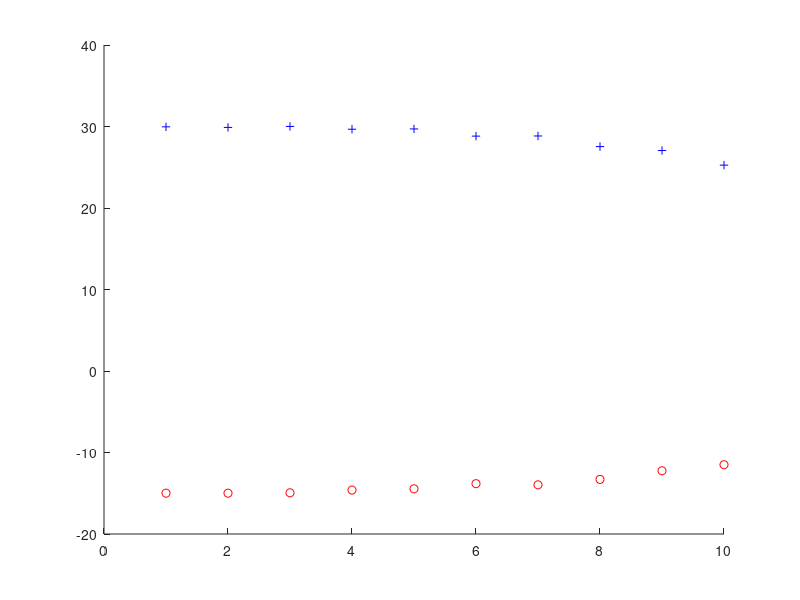
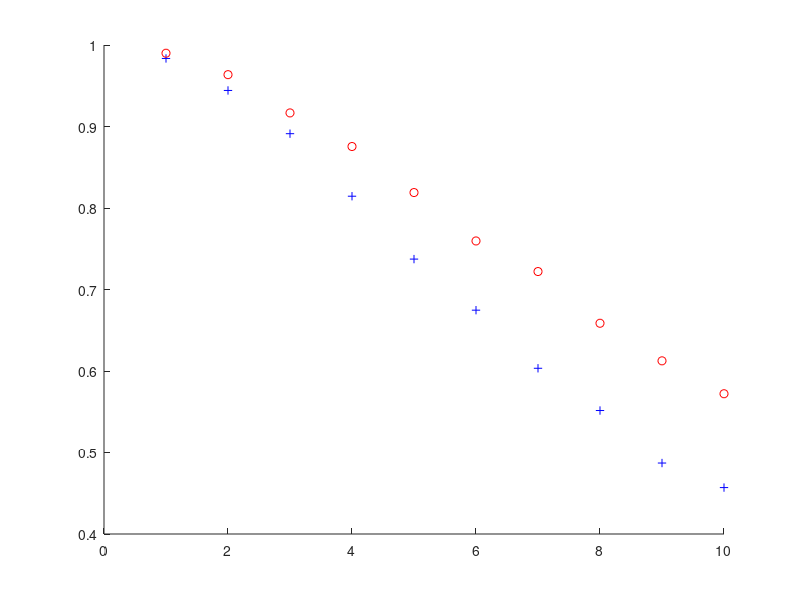

The MATLAB source for these figures, in order:
%% Afric_Sim_test_espirit
%% Initializations
% Setting up the enviornment
alpha = 1; %ground weighting factor
beta = 1;   %veg weighting factor
Pol_ground = [1;1;0]; %Multivatiant Ground
Pol_vegitation = [1;1;1]; %Multivariant Vegitation
ground_offset = -pi/3; % Ground Interferomitry offset
vegitation_offset = pi/6;    % Vegitation Interferomitry offset
Window = 100;    %size of Ensamble Average Window
Averaged_samples = 10;
Noise_weight = 0.1;
Noise = 10; % Added Noise to the System
phi1=zeros(Averaged_samples,1); phi2=zeros(Averaged_samples,1);
mag1=zeros(Averaged_samples,1); mag2=zeros(Averaged_samples,1);

%% Matrix Calculations
% Implimenting a window. Esprit and SR techniques
for Averaged_sample = 1:Averaged_samples;
    Noise = Averaged_sample*Noise_weight;
    for i = 1:Window
        
        g =  Pol_ground*(sqrt(-2*log(1-rand(1,Window))).*exp(1i*2*pi*rand(1,Window)));
        v =  Pol_vegitation*(sqrt(-2*log(1-rand(1,Window))).*exp(1i*2*pi*rand(1,Window)));
        
        s1 = alpha*g + beta*v;
        s2 = alpha*exp(1i*ground_offset)*g + alpha*exp(1i*vegitation_offset)*v;
        
        s1_Noise = s1 + Noise*sqrt(-2*log(1-rand(3,Window))).*exp(1i*2*pi*rand(3,Window));
        s2_Noise = s2 + Noise*sqrt(-2*log(1-rand(3,Window))).*exp(1i*2*pi*rand(3,Window));
        
        R1 = s1_Noise*s1_Noise';
        R2 = s1_Noise*s2_Noise';
        
        A=pinv(R1)*R2;
        [u,c] = eig(A);
        
        s1 = abs(Pol_ground'*u);
        [~,kk] = sort(s1,'descend');
        
        phi1(Averaged_sample) = phi1(Averaged_sample) + 0.5*angle(c(kk(1),kk(1)))/Window;
        mag1(Averaged_sample) = mag1(Averaged_sample) + abs(c(kk(1),kk(1)))/Window;
        
        s2 = abs(Pol_vegitation'*u);
        [ss,kk] = sort(s2,'descend');
        
        phi2(Averaged_sample) = phi2(Averaged_sample) + 0.5*angle(c(kk(1),kk(1)))/Window;
        mag2(Averaged_sample) = mag2(Averaged_sample) + abs(c(kk(1),kk(1)))/Window;
        
    end
end

%% Ploting Results
figure(1)
hold on;
plot(phi1*180/pi,'b+');
plot(phi2*180/pi,'ro');
hold off

figure(2)
hold on;
plot(mag1,'b+');
plot(mag2,'ro');
hold off;
